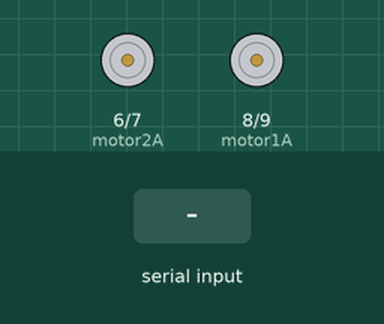
Recording of a sketch running on a simulated Arduino Uno, built with avr-gcc and run on an emulated ATmega328P. Parts: motor-driver pin pairs drawn as motors (green arrow = first pin HIGH = forward, orange = second pin HIGH = backward, longer = more drive). The test bench sets the inputs (shaded band).

Above: at 1.2 s.
1.3 s: "L" received over the second serial link
At 1.6 s:
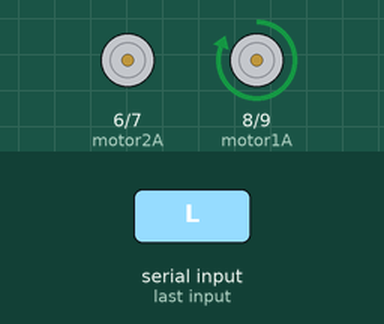
2.8 s: "H" received over the second serial link
At 3.9 s:
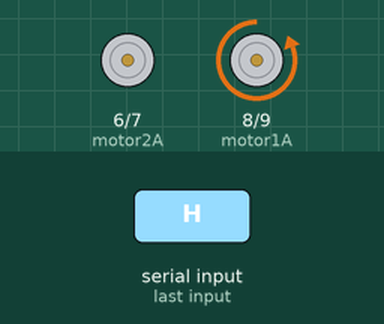
4.3 s: "R" received over the second serial link
At 5.1 s:
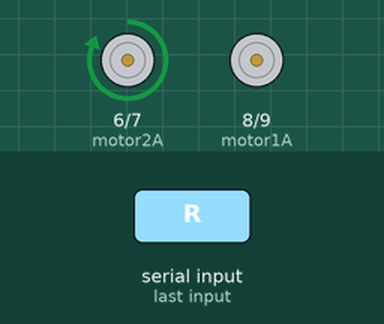
5.8 s: "J" received over the second serial link
At 6.2 s:
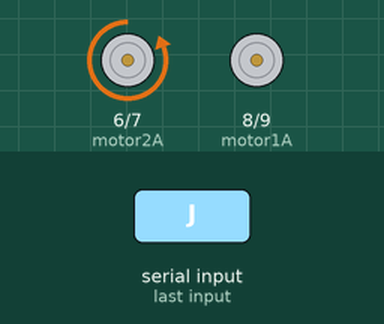
7.3 s: "F" received over the second serial link
At 8.5 s:
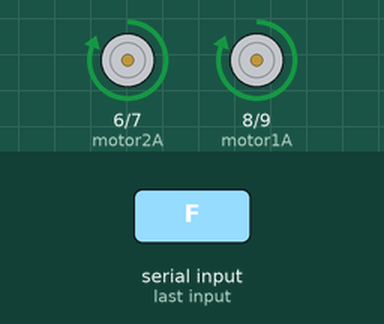
8.8 s: "B" received over the second serial link
At 9.7 s:
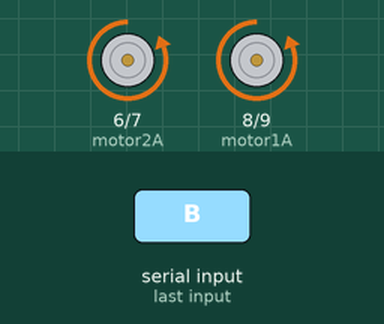
Timing chart, 0 to 11.3 s (numbered marks = the images above; inputs shaded):
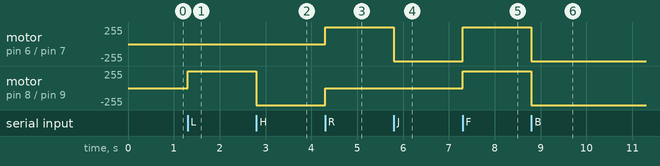

The sketch:

BluetoothCar.ino
```cpp
#include <SoftwareSerial.h>
#define motor1A 8
#define motor1B 9
#define motor2A 6
#define motor2B 7

SoftwareSerial HC05(10, 11); // RX, TX

void setup() {
  Serial.begin(9600);
  HC05.begin(9600);
  pinMode(motor1A, OUTPUT);
  pinMode(motor1B, OUTPUT);
  pinMode(motor2A, OUTPUT);
  pinMode(motor2B, OUTPUT);
  motores(0,0);
}

void loop() {

  if (HC05.available() > 0) {
    int receivedChar = HC05.read();

    if (receivedChar == 'S') {
      motores(0,0);
    }
    else if (receivedChar == 'L') {
      motores(1,0);
    }
    else if (receivedChar == 'G') {
      motores(1,0);
    }
    else if (receivedChar == 'H') {
      motores(-1,0);
    }
    else if (receivedChar == 'R') {
      motores(0,1);
    }
    else if (receivedChar == 'I') {
      motores(0,1);
    }
    else if (receivedChar == 'J') {
      motores(0,-1);
    }
    else if (receivedChar == 'F') {
      motores(1,1);
    }
    else if (receivedChar == 'B') {
      motores(-1,-1);
    }
    else {
      // Ignorar
    }
    }

}

void motores(int motor1_value, int motor2_value){
  if(motor1_value == 1){
    digitalWrite(motor1A, HIGH);
    digitalWrite(motor1B, LOW);
  }
  else if(motor1_value == 0){
    digitalWrite(motor1A, LOW);
    digitalWrite(motor1B, LOW);
  }
  else if(motor1_value == -1){
    digitalWrite(motor1A, LOW);
    digitalWrite(motor1B, HIGH);
  }

  if(motor2_value == 1){
    digitalWrite(motor2A, HIGH);
    digitalWrite(motor2B, LOW);
  }
  else if(motor2_value == 0){
    digitalWrite(motor2A, LOW);
    digitalWrite(motor2B, LOW);
  }
  else if(motor2_value == -1){
    digitalWrite(motor2A, LOW);
    digitalWrite(motor2B, HIGH);
  }
}
```

Measured:
- after the input at 1.3 s, motor on pin 8 (motor1A) / pin 9 (motor1B): stopped → forward 255/255 at once
- after the input at 2.8 s, motor on pin 8 (motor1A) / pin 9 (motor1B): forward 255/255 → backward 255/255 at once
- after the input at 4.3 s, motor on pin 6 (motor2A) / pin 7 (motor2B): stopped → forward 255/255 at once; motor on pin 8 (motor1A) / pin 9 (motor1B): backward 255/255 → stopped at once
- after the input at 5.8 s, motor on pin 6 (motor2A) / pin 7 (motor2B): forward 255/255 → backward 255/255 at once
- after the input at 7.3 s, motor on pin 6 (motor2A) / pin 7 (motor2B): backward 255/255 → forward 255/255 at once; motor on pin 8 (motor1A) / pin 9 (motor1B): stopped → forward 255/255 at once
- after the input at 8.8 s, motor on pin 6 (motor2A) / pin 7 (motor2B), motor on pin 8 (motor1A) / pin 9 (motor1B): forward 255/255 → backward 255/255 at once
